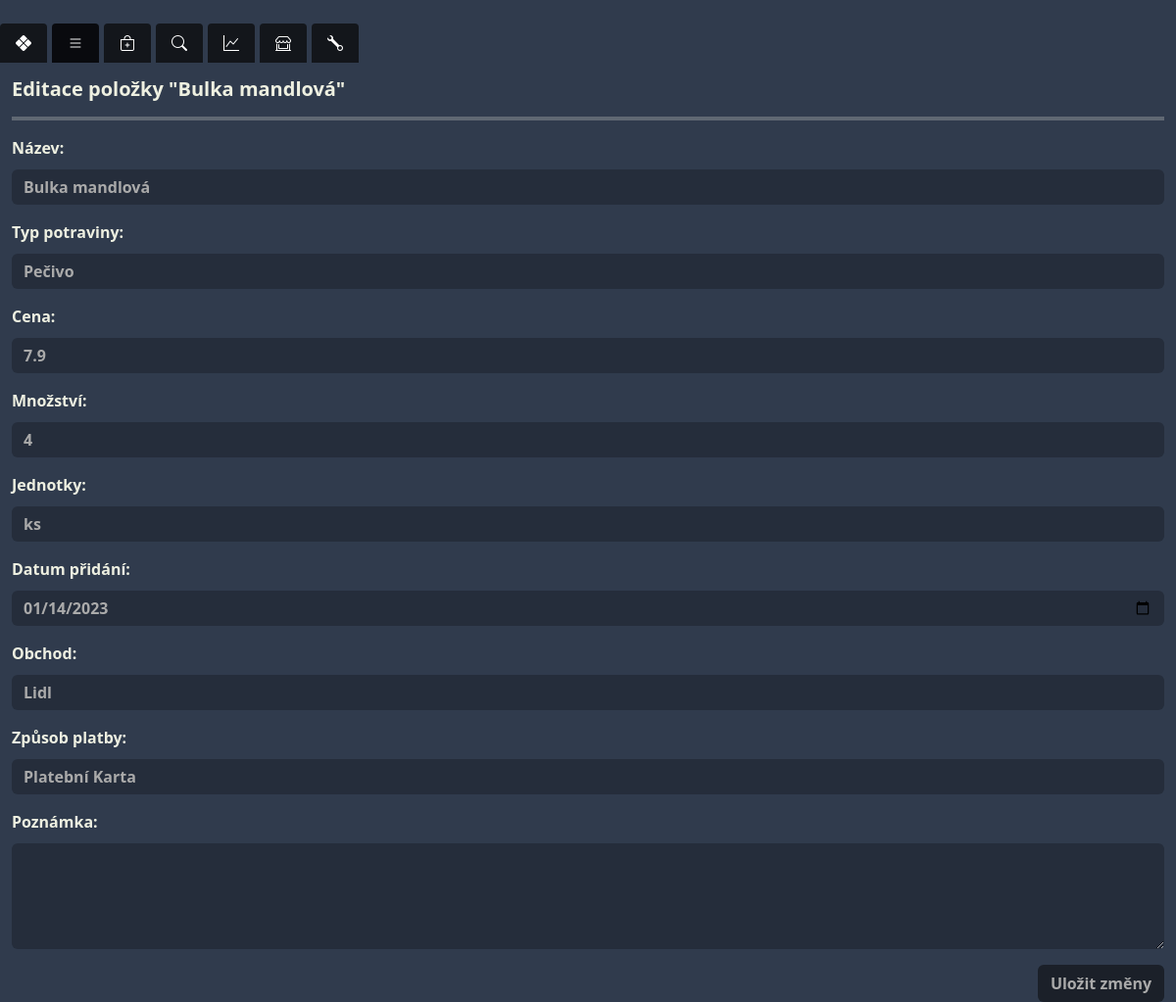
Page /food/edit/39 on the committed database.
### food/models.py (models this page shows)
class Food(models.Model):
    UNITS = [
        ('pieces', 'ks'),
        ('grams', 'g'),
        ('mililiters', 'ml'),
        ('liters','l')
    ]
    name = models.CharField(max_length=255)
    food_type = models.ForeignKey(FoodType, related_name='foods' ,on_delete=models.CASCADE, default=1)
    price = models.FloatField()
    payment_method = models.ForeignKey(PaymentMethod, on_delete=models.CASCADE)
    date_added = models.DateField(default=timezone.now)
    quantity = models.FloatField(default=1)
    unit = models.CharField(max_length=10, choices=UNITS)
    store = models.ForeignKey(Store, on_delete=models.CASCADE,default=1)
    note = models.TextField(blank=True, null=True)

class FoodType(models.Model):
    name = models.CharField(max_length=255)
    def __str__(self):
        return self.name

class Store(models.Model):
    name = models.CharField(max_length=255)
    def __str__(self):
        return self.name

### food/views.py (the view)
# urls.py: path('edit/<int:id>',views.edit_food, name='edit_food'),
def edit_food(request, id):
    food = get_object_or_404(Food, pk=id)
    if request.method == 'POST':
        form = FoodForm(request.POST, instance=food)
        if form.is_valid():
            form.save()
            return redirect('food_list')  # nebo název tvé URL, která zobrazuje seznam jídel
    else:
        form = FoodForm(instance=food)
    return render(request, 'edit_food.html', {'form': form, 'food': food})

### food/templates/edit_food.html (shortened to what this page needs)
{% extends 'base.html' %}
{% block content %}
{{ block.super }}
<div class="container-fluid full-height d-flex flex-column">
    <div class="row flex-grow-1">
        <div class="col-12 full-height">
            <h5 class="mt-3">Editace položky "{{ food.name }}"</h5>
            <hr>
            <form action="{% url 'edit_food' food.id %}" method="POST">
                {{ form.as_p }}
                <div class="d-flex justify-content-end">
                    <button class="btn btn-custom">Uložit změny</button>
                </div>
            </form>
        </div>
    </div>
</div>
{% endblock %}

### food/templates/base.html (style rules this page uses)
body { background-color: #303b4d; color: #eef0e1; }
label { font-weight: bold; margin-bottom: 10px; }
.form-control, .form-control:focus { background-color: #252d3b; color: #aaaaaa; border: none; }
.btn-custom { color: #aaaaaa; background-color: #1b2029; border-color: none; }
input, select, option, button, h3, h5 { font-weight: bold !important; }
hr { border: 0; border-top: 4px solid; color: #eef0e1; }
html, body { height: 100%; }
.full-height { height: 100vh; }

### rows in the picture
Food: name "Bulka mandlová", food_type "Pečivo", price "7.9", quantity "4", unit "ks", date_added "01/14/2023", store "Lidl", payment_method "Platební Karta"
